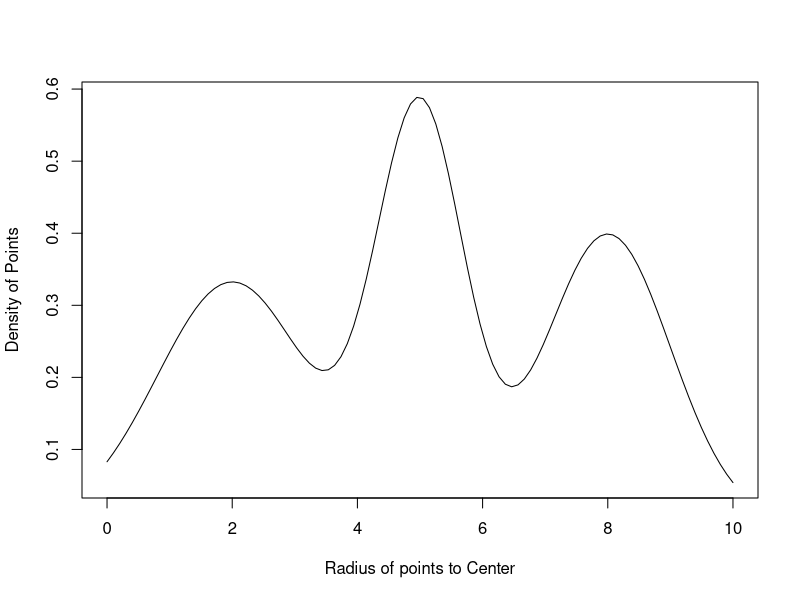

Reproduce this figure in R.
x <- seq(from = 0, to = 10, length.out = 100)

y <- dnorm(x, mean = 2, sd =1.2) + dnorm(x, mean = 5 , sd = 0.7) + dnorm(x, mean = 8 , sd = 1)

# Plot it
plot(x, y, type="l", ylab = "Density of Points", xlab = "Radius of points to Center")

